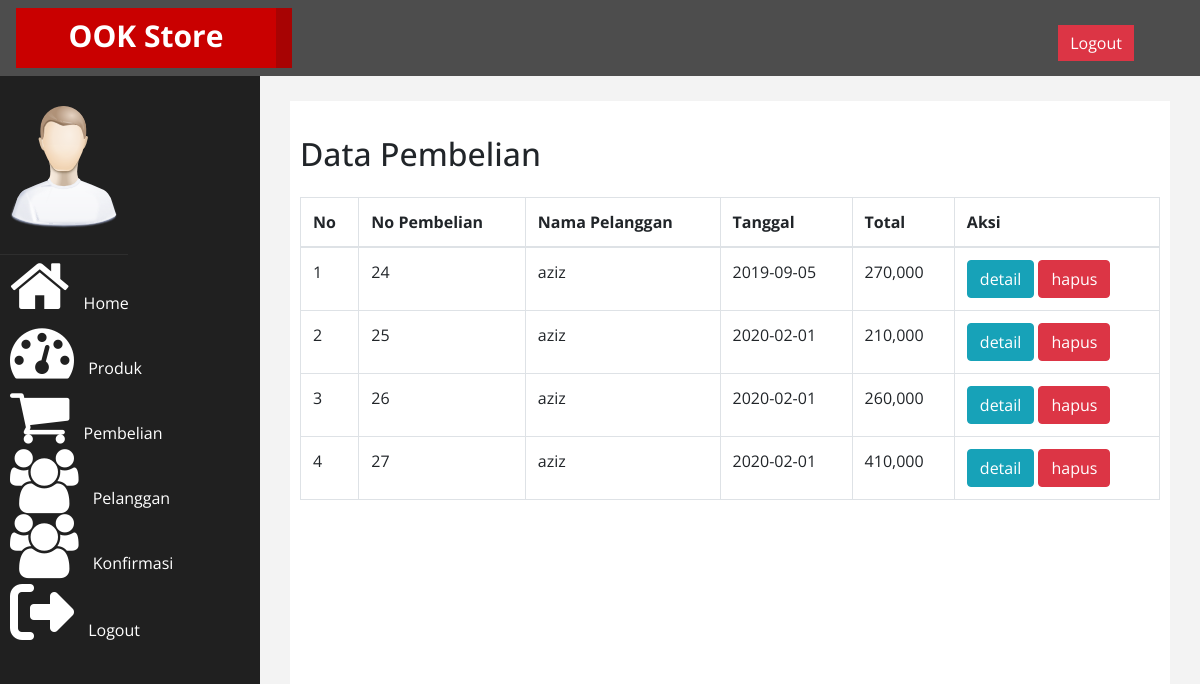
Page /admin/index.php?halaman=pembelian (signed in) on the committed database.
### tables this page shows
CREATE TABLE `pembelian` (
  `id_pembelian` int(11) NOT NULL,
  `id_pelanggan` int(11) NOT NULL,
  `id_ongkir` int(5) NOT NULL,
  `tanggal_pembelian` date NOT NULL,
  `total_pembelian` int(11) NOT NULL,
  `nama_kirim` varchar(100) NOT NULL,
  `tarif` int(11) NOT NULL,
  `alamat` varchar(100) NOT NULL,
  `catatanbel` varchar(50) NOT NULL
);

CREATE TABLE `pelanggan` (
  `id_pelanggan` int(11) NOT NULL,
  `email_pelanggan` varchar(50) NOT NULL,
  `password_pelanggan` varchar(50) NOT NULL,
  `nama_pelanggan` varchar(50) NOT NULL,
  `telepon_pelanggan` varchar(25) NOT NULL
);

### admin/pembelian.php (the view)
<h2 class="my-4 text-body">Data Pembelian</h2>
<table class="table table-bordered">
	<thead>
		<tr>
			<th>No</th>
			<th>No Pembelian</th>
			<th>Nama Pelanggan</th>
			<th>Tanggal</th>
			<th>Total</th>
			<th>Aksi</th>
		</tr>
	</thead>
	<tbody>
		<?php $nomor=1; ?>
		<?php $ambil=$koneksi->query("SELECT * FROM pembelian JOIN pelanggan ON pembelian.id_pelanggan=pelanggan.id_pelanggan");?>
		<?php while($pecah=$ambil->fetch_assoc()){ ?>
		<tr>
			<td><?php echo $nomor; ?></td>
			<td><?php echo $pecah['id_pembelian']; ?></td>
			<td><?php echo $pecah['nama_pelanggan'];?></td>
			<td><?php echo $pecah['tanggal_pembelian'];?></td>
			<td><?php echo number_format($pecah['total_pembelian']);?></td>
			<td>
				<a href="index.php?halaman=detail&id=<?php echo $pecah['id_pembelian'];?>" class="btn btn-info">detail</a>
				<a href="index.php?halaman=hapuspembelian&id=<?php echo $pecah['id_pembelian'];?>" class="btn-danger btn">hapus</a>
			</td>
		</tr>
		<?php $nomor++; ?>
		<?php }?>
	</tbody>
</table>

### admin/index.php (shortened to what this page needs)
<?php
$koneksi = new mysqli("localhost","root","","tokomerch");
?>
<!DOCTYPE html>
<html xmlns="http://www.w3.org/1999/xhtml">
<head>
    <link href="assets/css/bootstrap.css" rel="stylesheet" />
    <link href="assets/css/font-awesome.css" rel="stylesheet" />
    <link href="assets/js/morris/morris-0.4.3.min.css" rel="stylesheet" />
    <link href="assets/css/custom.css" rel="stylesheet" />
</head>
<body>
    <div id="wrapper">
        <nav class="navbar navbar-default navbar-cls-top " role="navigation" style="margin-bottom: 0">
            <div class="navbar-header">
                <a class="navbar-brand" href="index.php">OOK Store</a>
            </div>
  <div style="color: white;
padding: 15px 50px 5px 50px;
float: right;
font-size: 16px;">  &nbsp; <a href="logout.php" class="btn btn-danger square-btn-adjust">Logout</a> </div>
        </nav>
                <nav class="navbar-default navbar-side" role="navigation">
            <div class="sidebar-collapse">
                <ul class="nav" id="main-menu">
				<li class="text-center">
                    <img src="assets/img/find_user.png" class="user-image img-responsive"/>
					</li>
                    <li><a  href="index.php"><i class="fa fa-home fa-4x"></i> Home</a></li>
                    <li><a  href="index.php?halaman=produk"><i class="fa fa-dashboard fa-4x"></i> Produk</a></li>
                    <li><a  href="index.php?halaman=pembelian"><i class="fa fa-shopping-cart fa-4x"></i> Pembelian</a></li>
                    <li><a  href="index.php?halaman=pelanggan"><i class="fa fa-users fa-4x"></i> Pelanggan</a></li>
                    <li><a  href="index.php?halaman=konfirmasi"><i class="fa fa-users fa-4x"></i> Konfirmasi</a></li>
                    <li><a  href="index.php?halaman=logout"><i class="fas fa-sign-out-alt fa-4x"></i> Logout</a></li>
                </ul>
            </div>
        </nav>
        <div id="page-wrapper" >
            <div id="page-inner">
                <?php
                if(isset($_GET['halaman']))
                 {
                   if ($_GET['halaman']=="produk")
                   {
                    include'produk.php';
                   }
                   elseif ($_GET['halaman']=="pembelian")
                   {
                   include 'pembelian.php';
                   }
                   elseif ($_GET['halaman']=="pelanggan")
                   {
                   include 'pelanggan.php';
                   }
                   elseif ($_GET['halaman']=="konfirmasi")
                   {
                   include 'konfirmasi.php';
                   }
                   elseif ($_GET['halaman']=="tambahproduk")
                   {
                   include 'tambahproduk.php';
                   }
                   elseif ($_GET['halaman']=="hapusproduk")
                   {
                   include 'hapusproduk.php';
                   }
                 elseif ($_GET['halaman']=="ubahproduk")
                   {
                   include 'ubahproduk.php';
                   }
                   elseif ($_GET['halaman']=="tambahpelanggan")
                   {
                   include 'tambahpelanggan.php';
                  }
                  elseif ($_GET['halaman']=="hapuspelanggan")
                   {
                   include 'hapuspelanggan.php';
                  }
                   elseif ($_GET['halaman']=="ubahpelanggan")
                   {
                   include 'ubahpelanggan.php';
                   }
                   elseif ($_GET['halaman']=="hapuspembelian")
                   {
                   include 'hapuspembelian.php';
                  }
                  elseif ($_GET['halaman']=="hapuskonf")
                  {
                  include 'hapuskonf.php';
                  }
                  elseif ($_GET['halaman']=="logout")
                   {
                   include 'logout.php';
                  }
                  elseif ($_GET['halaman']=="detail")
                   {
                   include 'detail.php';
                   }
                 }
                 else
                 {
                    include'home.php';
                 }
                 ?>
            </div>
            </div>
        </div>
</body>
</html>

### admin/assets/css/custom.css (style rules this page uses)
body { font-family: 'Open Sans', sans-serif; }
#wrapper { width: 100%; background:#202020; }
#page-wrapper { padding: 15px 15px; min-height: 600px; background:#F3F3F3; }
#page-inner { width:100%; margin:10px 20px 10px 0px; background-color:#fff!important; padding:10px; min-height:1200px; }
.text-center { text-align:center; }
h2 { color: #f00; }
.square-btn-adjust { border: 0px solid transparent; -webkit-border-radius: 0px; -moz-border-radius: 0px; border-radius: 0px; }
.user-image { margin: 25px auto; -webkit-border-radius: 10px; -moz-border-radius: 10px; border-radius: 10px; max-height:170px; max-width:170px; }
.navbar-cls-top .navbar-brand { color: #fff; background: #C90000; width: 260px; text-align: center; height: 60px; font-size: 30px; font-weight: 700; }
.sidebar-collapse , .sidebar-collapse .nav { background:none; }
.sidebar-collapse .nav { padding:0; }
.sidebar-collapse .nav > li > a { color:#fff; background:#202020; text-shadow:none; }
.sidebar-collapse > .nav > li > a { padding:15px 10px; }
.sidebar-collapse > .nav > li { border-bottom: 1px solid rgba(107, 108, 109, 0.19); }
.navbar-side { border:none; background-color: #202020; }
.navbar-cls-top { background:#4D4D4D; border-bottom:none; }
.navbar-default { border:0px solid black; }
.navbar-header { background: #A70303; }
.nav > li > a > i { margin-right:10px; }
@media (min-width:768px) { #page-wrapper { margin: 0 0 0 260px; padding: 15px 30px; min-height: 1200px; } }
@media (min-width:768px) { .navbar-side { z-index: 1; position: absolute; width: 260px; } }
@media (min-width:768px) { .navbar { border-radius: 0px; } }

### rows in the picture
pembelian: id_pembelian "24", id_pelanggan.nama_pelanggan "aziz", tanggal_pembelian "2019-09-05", total_pembelian "270,000"
pembelian: id_pembelian "25", id_pelanggan.nama_pelanggan "aziz", tanggal_pembelian "2020-02-01", total_pembelian "210,000"
pembelian: id_pembelian "26", id_pelanggan.nama_pelanggan "aziz", tanggal_pembelian "2020-02-01", total_pembelian "260,000"
pembelian: id_pembelian "27", id_pelanggan.nama_pelanggan "aziz", tanggal_pembelian "2020-02-01", total_pembelian "410,000"
